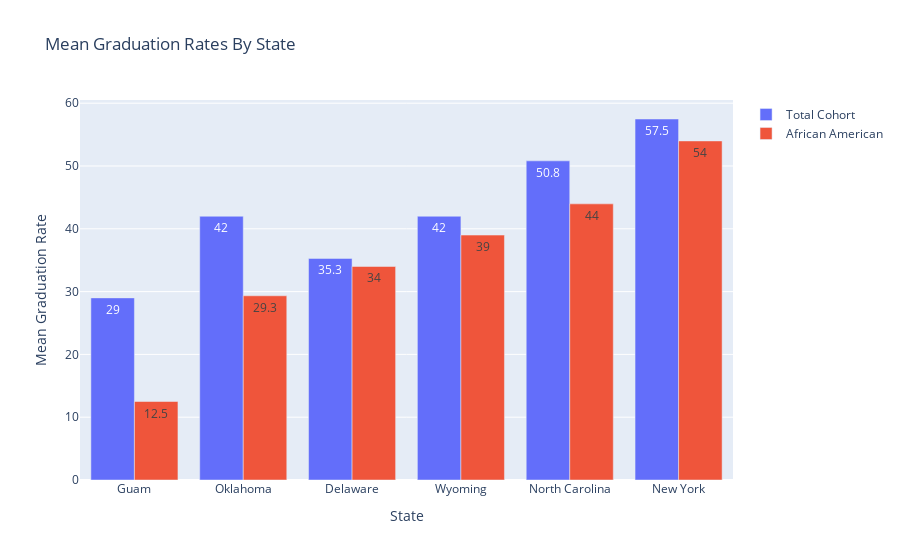

Notebook code for this chart:
### Code cell
state_yblack = grad_rate_by_state[black].to_numpy()[0:51:10]
state_y = grad_rate_by_state[total].to_numpy()[0:51:10]

fig = go.Figure(
    data = [
        go.Bar(x=grad_rate_by_state.index[0:51:10], y=state_y, 
               text=np.round(state_y, 1), name="Total Cohort"),
        go.Bar(x=grad_rate_by_state.index[0:51:10], y= state_yblack, 
               text=np.round(state_yblack, 1), name="African American"),
        
    ]
)

_ = fig.update_layout(
    title="Mean Graduation Rates By State",
    xaxis={
        'title': "State"
    },
    yaxis={
        'title': 'Mean Graduation Rate'
    }
)
fig.show()

### Figure 1 — Plotly figure (JSON) as saved in the notebook; plotly's stock layout.template omitted (floating-point values rounded to 4 significant figures)
{"data": [{"name": "Total Cohort", "text": [29, 42, 35.3, 42, 50.8, 57.5], "type": "bar", "x": ["Guam", "Oklahoma", "Delaware", "Wyoming", "North Carolina", "New York"], "y": [29, 42, 35.29, 42, 50.82, 57.48]}, {"name": "African American", "text": [12.5, 29.3, 34, 39, 44, 54], "type": "bar", "x": ["Guam", "Oklahoma", "Delaware", "Wyoming", "North Carolina", "New York"], "y": [12.5, 29.33, 34, 39, 43.97, 53.99]}], "layout": {"title": {"text": "Mean Graduation Rates By State"}, "xaxis": {"title": {"text": "State"}}, "yaxis": {"title": {"text": "Mean Graduation Rate"}}}}
